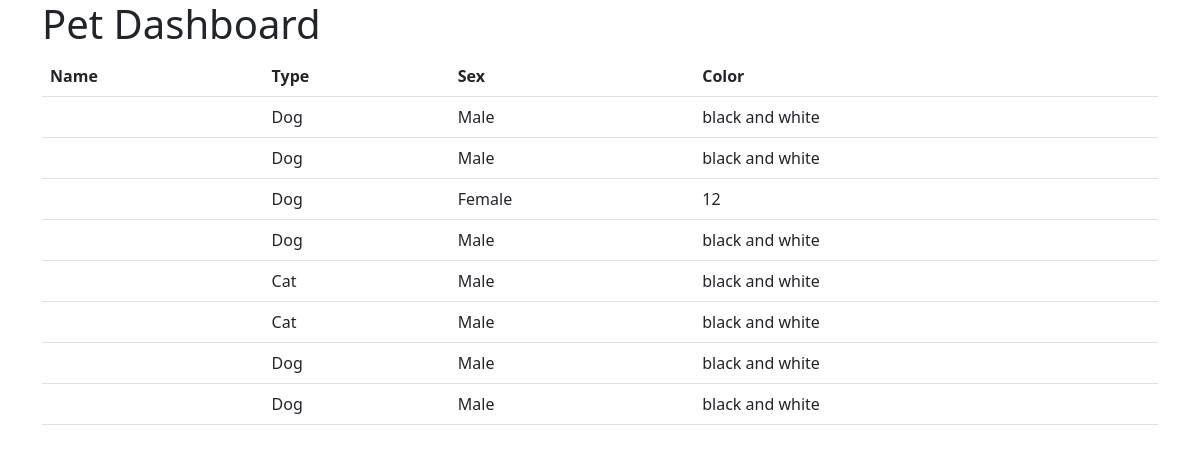
Page /viewPet.php (signed in) on the committed database.
### tables this page shows
CREATE TABLE `pet` (
  `petID` int(11) NOT NULL,
  `residentID` int(11) NOT NULL,
  `petType` tinyint(1) NOT NULL,
  `pname` varchar(50) NOT NULL,
  `sex` tinyint(1) NOT NULL,
  `color` varchar(50) NOT NULL,
  `vacID` int(11) NOT NULL,
  `status` tinyint(1) NOT NULL
);

### class/pet.php (called while the page is built, shortened)
<?php
require_once "db_connect.php";
class Pet {
    public function getPetsByResidentID($residentID) {
        global $conn;
        try {
            $stmt = $conn->prepare("SELECT * FROM pet WHERE residentID = ?");
            $stmt->bind_param("i", $residentID);
            $stmt->execute();
            $result = $stmt->get_result();
            $pets = $result->fetch_all(MYSQLI_ASSOC);
            return $pets;
        } catch (PDOException $e) {
            echo "Error: " . $e->getMessage();
            return false;
        }
    }
}
?>

### viewPet.php (the view, shortened to what this page needs)
<?php
require_once("class/pet.php");
$user = $_SESSION['user'];
$pet = new Pet();
$pets = $pet->getPetsByResidentID($user['residentID']);
?>
<!DOCTYPE html>
<html>
<head>
    <link rel="stylesheet" href="https://cdnjs.cloudflare.com/ajax/libs/bootstrap/5.3.0/css/bootstrap.min.css">
</head>
<body>
    <div class="container">
        <h1>Pet Dashboard</h1>
        <table class="table">
            <thead>
                <tr>
                    <th>Name</th>
                    <th>Type</th>
                    <th>Sex</th>
                    <th>Color</th>
                </tr>
            </thead>
            <tbody>
                <?php foreach ($pets as $pet) { ?>
                    <tr>
                        <td><?php echo $pet['name']; ?></td>
                        <td><?php echo ($pet['petType'] == 0) ? 'Dog' : 'Cat'; ?></td>
                        <td><?php echo ($pet['sex'] == 0) ? 'Male' : 'Female'; ?></td>
                        <td><?php echo $pet['color']; ?></td>
                    </tr>
                <?php } ?>
            </tbody>
        </table>
    </div>
</body>
</html>

### rows in the picture
pet: petType "Dog", sex "Male", color "black and white"
pet: petType "Dog", sex "Male", color "black and white"
pet: petType "Dog", sex "Female", color "12"
pet: petType "Dog", sex "Male", color "black and white"
pet: petType "Cat", sex "Male", color "black and white"
pet: petType "Cat", sex "Male", color "black and white"
pet: petType "Dog", sex "Male", color "black and white"
pet: petType "Dog", sex "Male", color "black and white"
